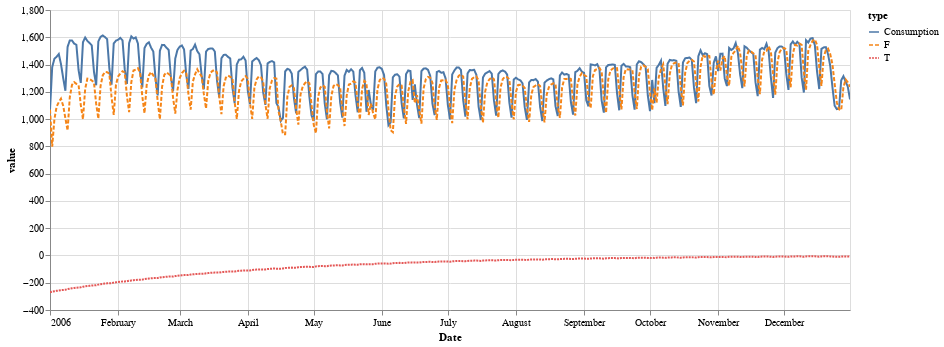

Notebook code cell kept with this figure:
### Code cell
source = data.drop('L', axis=1).transpose().stack().reset_index().rename(columns={'level_0': 'type', 0: 'value'})

alt.Chart(source).mark_line().encode(
    x='Date',
    y='value',
    color='type',
    strokeDash='type',
).properties(
    width=800,
    height=300
).interactive()

### Figure 1 — Vega-Lite specification as saved in the notebook (floating-point values rounded to 4 significant figures; data arrays with more than 128 entries replaced by an {"elided": "..."} marker saying what was removed)
{"config": {"view": {"continuousWidth": 400, "continuousHeight": 300}}, "data": {"name": "data-9753d6f8698f1c1e583d52b44e908d5c"}, "mark": "line", "encoding": {"color": {"type": "nominal", "field": "type"}, "strokeDash": {"type": "nominal", "field": "type"}, "x": {"type": "temporal", "field": "Date"}, "y": {"type": "quantitative", "field": "value"}}, "height": 300, "selection": {"selector002": {"type": "interval", "bind": "scales", "encodings": ["x", "y"]}}, "width": 800, "$schema": "https://vega.github.io/schema/vega-lite/v4.8.1.json", "datasets": {"data-9753d6f8698f1c1e583d52b44e908d5c": {"elided": "1095 records"}}}
